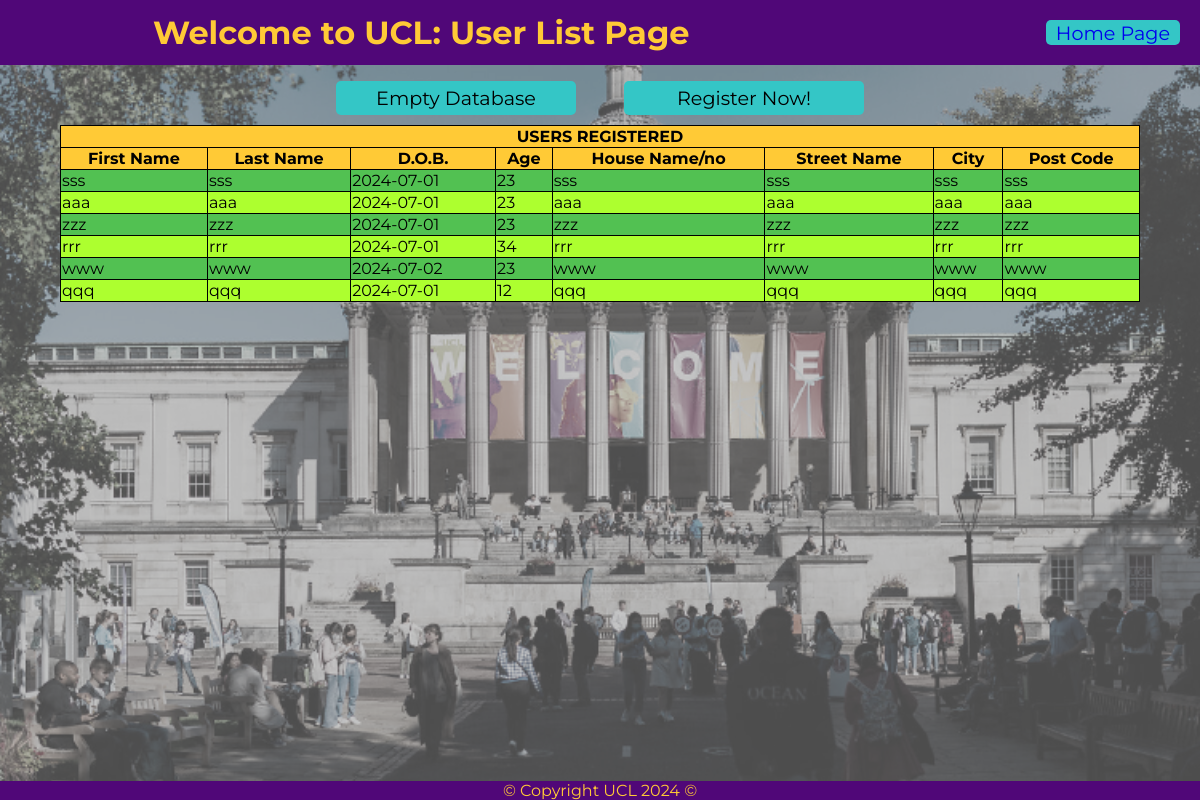
The page /Assignment/registrationSuccess.php on the database its author committed.
### tables this page shows
CREATE TABLE `address` (
  `address_Id` int(6) NOT NULL,
  `user_Id` int(6) NOT NULL,
  `house_numberName` varchar(50) NOT NULL,
  `street_name` varchar(50) NOT NULL,
  `city` varchar(50) NOT NULL,
  `postCode` varchar(12) NOT NULL
);

CREATE TABLE `users` (
  `user_Id` int(7) NOT NULL,
  `firstName` varchar(50) NOT NULL,
  `lastName` varchar(50) NOT NULL,
  `dob` date NOT NULL,
  `age` int(3) NOT NULL
);

### Assignment/registrationSuccess.php (the view, shortened to what this page needs)
<?php
include("php_connect/DB_connect.php");
$sql = "SELECT `firstName`, `lastName`, `dob`, `age`, `house_numberName`, `street_name`, `city`, `postCode` FROM `users` left join `address` ON `users`.`user_Id` = `address`.`user_id` ORDER BY `address_Id` DESC";
$result = mysqli_query($conn, $sql);
?>
<!DOCTYPE html>
<html>
<head>
<link type="text/css" rel="stylesheet" href="css/registrationSuccess.css"/>
</head>
<body>
<div id="container">
<div id="header">
  <p id="welcomeText">Welcome to UCL: User List Page</p>
  <button id="homeBtn">
    <a href="index.php">Home Page</a>
  </button>
</div>
<div id="content">
	<div id="udpateDetails">
      <button id="truncateBtn">Empty Database</button>
	  <button id="registerBtn">Register Now!</button>
	</div>
<?php
	echo "<table border=\"1\" align=\"center\" cellspacing=\"10\" id=\"contactTable\">
<thead>
  <tr>
    <th colspan=8 id='userRegisterDisplay'> USERS REGISTERED</th>
  </tr>
  <tr>
    <th>First Name</th>
    <th>Last Name</th>
    <th>D.O.B.</th>
    <th>Age</th>
    <th>House Name/no</th>
    <th>Street Name</th>
    <th>City</th>
    <th>Post Code</th>
  </tr>
</thead>
<tbody>";
while ($row = mysqli_fetch_array($result)){
echo
"
<tr>
  <td>".$row['firstName']."</td>
  <td>".$row['lastName']."</td>
  <td>".$row['dob']."</td>
  <td>".$row['age']."</td>
  <td>".$row['house_numberName']."</td>
  <td>".$row['street_name']."</td>
  <td>".$row['city']."</td>
  <td>".$row['postCode']."</td>
</tr>";
}
echo "</tbody></table>";
?>
</div>
<div id="footer">
© Copyright UCL 2024 ©
</div>
</div>
</body>
</html>

### Assignment/css/registrationSuccess.css (style rules this page uses)
* { font-family: 'Montserrat', sans-serif; }
html, body { height: 100%; margin: 0; padding: 0; }
body::before { content: ''; background-image: url('../images/UCL_logo.png') ; background-size: cover; background-repeat: no-repeat; background-position: center; filter: grayscale(70%) brightness(70%) opacity(70%); z-index: -1; position: fixed; top: 0; left: 0; width: 100%; height: 100%; }
#container { z-index: 1; }
#header { background-color: #500778; display: flex; flex-direction: row; justify-content: space-around; line-height: 60px; z-index: 1; width: 100%; }
#welcomeText { display: flex; color: #FFCA36; font-size: 2em; font-weight: bolder; top: auto; margin: auto; width: 60%; }
a { text-decoration: none; }
#homeBtn { background-color: #34C6C6; right: 15%; top: 1.5%; height: 25px; border-color: #34C6C6; outline: None; border-radius: 5px; border: 0; cursor: pointer; font-size: 1.2em; transition: all .3s; margin: 20px; padding: 0px 10px; }
#footer { background-color: #500778; color: #FFCA36; text-align: center; left: 0; bottom: 0; width: 100%; position: fixed; }
#udpateDetails { display: flex; flex-direction: row; }
#truncateBtn { background-color: #34C6C6; border-color: #34C6C6; outline: None; border-radius: 5px; border: 0; cursor: pointer; font-size: 1.2em; transition: all .3s; margin: auto; margin-top: 2vh; margin-right: 2%; padding: 5px 10px; width: 20%; }
#registerBtn { background-color: #34C6C6; border-color: #34C6C6; outline: None; border-radius: 5px; border: 0; cursor: pointer; font-size: 1.2em; transition: all .3s; margin: auto; margin-top: 2vh; margin-left: 2%; padding: 5px 10px; width: 20%; }
#contactTable { width: 90%; border-color: black; border-collapse: collapse; margin-top: 10px; }
th { background-color: #FFCA36; font-weight: bold; }
tr:nth-child(even) { background-color: greenyellow; }
tr:nth-child(odd) { background-color: #52C152; }

### rows shown on the page
address: user_Id.firstName "sss", user_Id.lastName "sss", user_Id.dob "2024-07-01", user_Id.age "23", house_numberName "sss", street_name "sss", city "sss", postCode "sss"
address: user_Id.firstName "aaa", user_Id.lastName "aaa", user_Id.dob "2024-07-01", user_Id.age "23", house_numberName "aaa", street_name "aaa", city "aaa", postCode "aaa"
address: user_Id.firstName "zzz", user_Id.lastName "zzz", user_Id.dob "2024-07-01", user_Id.age "23", house_numberName "zzz", street_name "zzz", city "zzz", postCode "zzz"
address: user_Id.firstName "rrr", user_Id.lastName "rrr", user_Id.dob "2024-07-01", user_Id.age "34", house_numberName "rrr", street_name "rrr", city "rrr", postCode "rrr"
address: user_Id.firstName "www", user_Id.lastName "www", user_Id.dob "2024-07-02", user_Id.age "23", house_numberName "www", street_name "www", city "www", postCode "www"
address: user_Id.firstName "qqq", user_Id.lastName "qqq", user_Id.dob "2024-07-01", user_Id.age "12", house_numberName "qqq", street_name "qqq", city "qqq", postCode "qqq"
